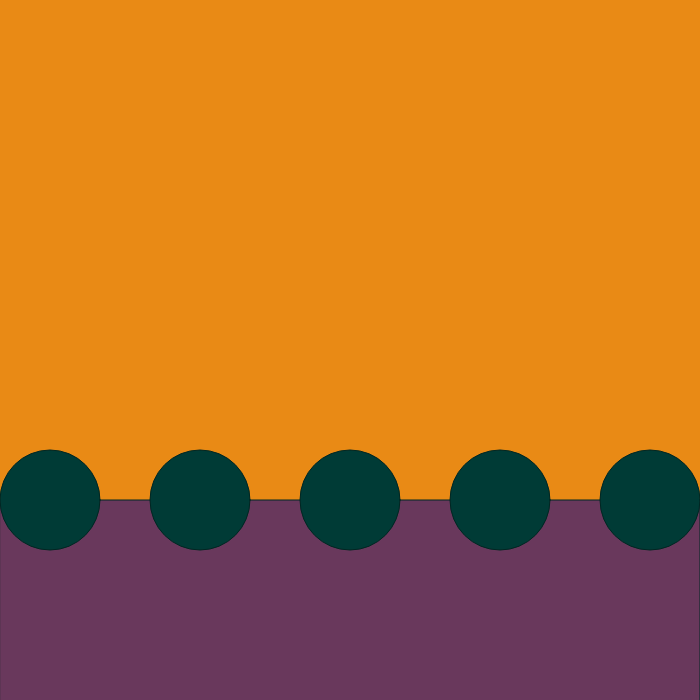
Frame 1 (no input)
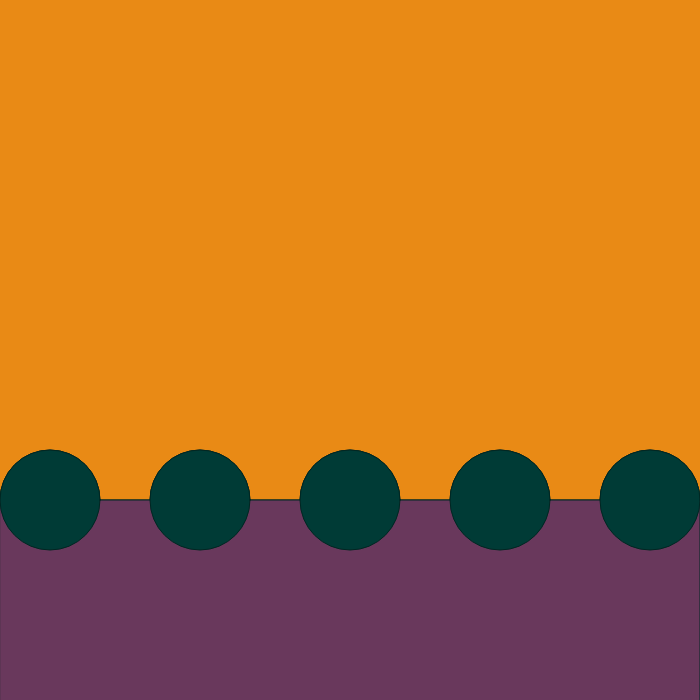
Frame 2 (the mouse pressed at the canvas centre, redrawn once)

The p5.js sketch that drew these frames (run headless with seeded random() and noise() and a simulated clock; the mouse was pressed at the canvas centre and the sketch redrawn once):

// p5.js sketch
// ── sketch.js
let mid = {};

function setup() {
  //960,720;
  createCanvas(700, 700);
  const bg = color("#E98A15");
  background(bg);
  mid = {
    x: width / 2,
    y: height / 2
  };
  noLoop();
  setupSeed();
}
function draw() {
  drawSky();
  let h = drawGround();
  drawTrees(h);
}
function drawSky() {}
function drawGround() {
  stroke("#012622");
  fill("#69385C");
  const h = height - 200;
  rect(0, h, width, h);
  return { h, w: width };
}
let treeBuffer = 50;
let treeWidth = 100;
function drawTrees({ h, w }) {
  let numberOfTrees = w / (treeWidth + treeBuffer);
  for (let i = 0; i < numberOfTrees; i++) {
    let x = (treeBuffer + treeWidth) * i + treeBuffer;
    let y = h;
    drawOneTree({ x, y });
  }
}
function drawOneTree({ x, y }) {
  stroke("#012622");
  fill("#003B36");
  ellipse(x, y, treeWidth, treeWidth);
}
function setupSeed() {
  const fromLocation = new URL(document.location).searchParams.get("seed");
  if (fromLocation) {
    window.seed = parseFloat(fromLocation);
  } else {
    window.seed = ceil(random(0, 1000000));
  }
  console.log(window.seed);
  randomSeed(window.seed);
}
function randomFromArray(arr) {
  const i = Math.floor(random(0, arr.length));
  return arr[i];
}
